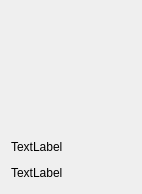
<?xml version="1.0" encoding="UTF-8"?>
<ui version="4.0">
 <class>ChannelBlock</class>
 <widget class="QWidget" name="ChannelBlock">
  <property name="geometry">
   <rect>
    <x>0</x>
    <y>0</y>
    <width>138</width>
    <height>190</height>
   </rect>
  </property>
  <property name="windowTitle">
   <string>ChannelBlock</string>
  </property>
  <layout class="QVBoxLayout" name="verticalLayout">
   <item>
    <widget class="MyBlockWidget" name="cover_widget" native="true">
     <property name="sizePolicy">
      <sizepolicy hsizetype="Fixed" vsizetype="Fixed">
       <horstretch>0</horstretch>
       <verstretch>0</verstretch>
      </sizepolicy>
     </property>
     <property name="minimumSize">
      <size>
       <width>120</width>
       <height>120</height>
      </size>
     </property>
     <property name="maximumSize">
      <size>
       <width>120</width>
       <height>120</height>
      </size>
     </property>
    </widget>
   </item>
   <item>
    <widget class="QLabel" name="title_label">
     <property name="sizePolicy">
      <sizepolicy hsizetype="Expanding" vsizetype="Fixed">
       <horstretch>0</horstretch>
       <verstretch>0</verstretch>
      </sizepolicy>
     </property>
     <property name="minimumSize">
      <size>
       <width>0</width>
       <height>20</height>
      </size>
     </property>
     <property name="maximumSize">
      <size>
       <width>16777215</width>
       <height>20</height>
      </size>
     </property>
     <property name="text">
      <string>TextLabel</string>
     </property>
    </widget>
   </item>
   <item>
    <widget class="QLabel" name="singe_song_label">
     <property name="sizePolicy">
      <sizepolicy hsizetype="Expanding" vsizetype="Fixed">
       <horstretch>0</horstretch>
       <verstretch>0</verstretch>
      </sizepolicy>
     </property>
     <property name="minimumSize">
      <size>
       <width>0</width>
       <height>20</height>
      </size>
     </property>
     <property name="maximumSize">
      <size>
       <width>16777215</width>
       <height>20</height>
      </size>
     </property>
     <property name="text">
      <string>TextLabel</string>
     </property>
    </widget>
   </item>
  </layout>
 </widget>
 <customwidgets>
  <customwidget>
   <class>MyBlockWidget</class>
   <extends>QWidget</extends>
   <header>MyBlockWidget.h</header>
   <container>1</container>
  </customwidget>
 </customwidgets>
 <resources/>
 <connections/>
</ui>
